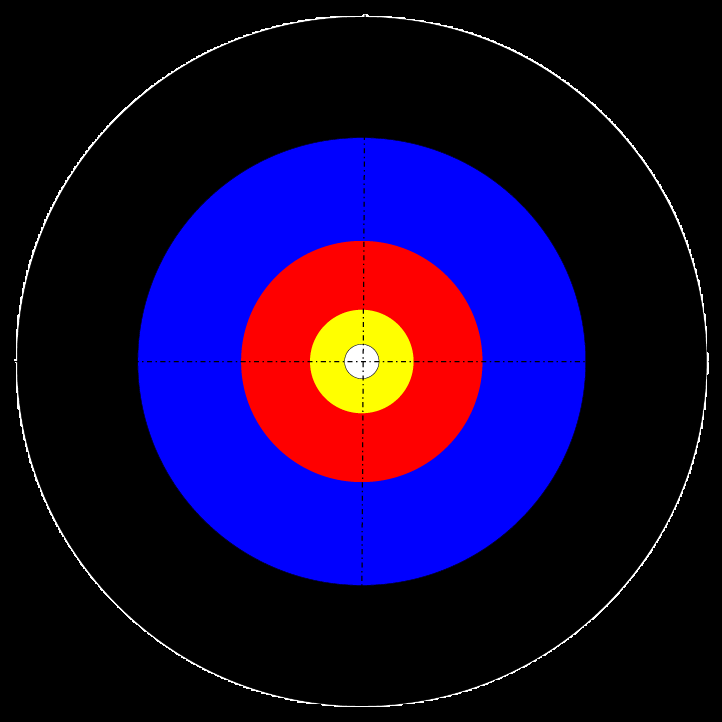
#> input picture Firmware/Tests/target detector v2/target_area.png, 722 x 722 px, given in place of the camera
$ python test1.py
#> lines starting #> are read from the running program, lines starting #| are printed output that depends on the picture; after the words box and inside, x2 and y2 are one past the last pixel; in counts of white or black regions, pixels touching at a corner belong together
import cv2
import numpy as np

# Function to get center of contour
def centroid(contour):
    M = cv2.moments(contour)
    if M['m00'] != 0:
        cx = int(round(M['m10'] / M['m00']))
        cy = int(round(M['m01'] / M['m00']))
        center = (cx, cy)
        return center
    else:
        return None

# Define color ranges for each ring
color_ranges = [
    ((0, 0, 0), (0, 0, 50)),    # Black
    ((100, 100, 100), (120, 255, 255)),  # Blue
    ((0, 100, 100), (10, 255, 255)),  # Red
    ((20, 100, 100), (30, 255, 255)),  # Yellow
    ((0, 0, 200), (255, 50, 255))  # White
]

# Open camera
cap = cv2.VideoCapture(0)  # Use 0 for the default camera

while True:
    # Capture frame from camera
    ret, frame = cap.read()
#> frame is the input picture: shape (722, 722, 3); mean B, G, R 56.8, 6, 24.2

    # Convert frame to HSV
    hsv = cv2.cvtColor(frame, cv2.COLOR_BGR2HSV)
#> hsv: shape (722, 722, 3); mean H, S, V 26.5, 76.9, 78.5

    # Track target center for each color range
    centers = []
    for color_range in color_ranges:
        lower, upper = np.array(color_range[0]), np.array(color_range[1])
        mask = cv2.inRange(hsv, lower, upper)
        contours, _ = cv2.findContours(mask, cv2.RETR_TREE, cv2.CHAIN_APPROX_SIMPLE)

        # Find the biggest contour
        if contours:
            biggest_contour = max(contours, key=cv2.contourArea)
            center = centroid(biggest_contour)

            if center is not None:
                centers.append(center)

                # Draw contour centers
                frame = cv2.drawContours(frame, [biggest_contour], -1, (0, 255, 0), 3)
                frame = cv2.circle(frame, center, 2, (0, 0, 255), -1)
#> this loop made 5 passes
#> (biggest_contour, cx in centroid, cy in centroid) on pass 1: ([[0, 0], [0, 721], [721, 721], [721, 0]], 360, 360)
#> (cx in centroid, cy in centroid) on passes 2 to 5: (361, 361), (361, 361), (361, 361), (361, 361)
#> pass 1, `mask = cv2.inRange(hsv, lower, upper)`:
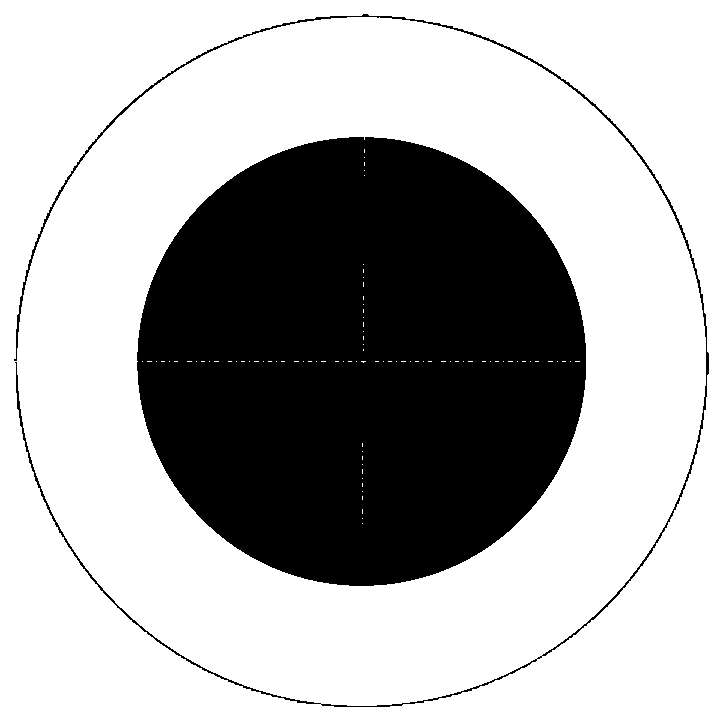
#> mask: shape (722, 722); 68.8% white; 2 black regions, box (x1, y1, x2, y2) and area: (137, 137, 586, 586) 158164, (14, 14, 709, 707) 4516
#> pass 1, `frame = cv2.drawContours(frame, [biggest_contour], -1, (0, 255, 0), 3)`:
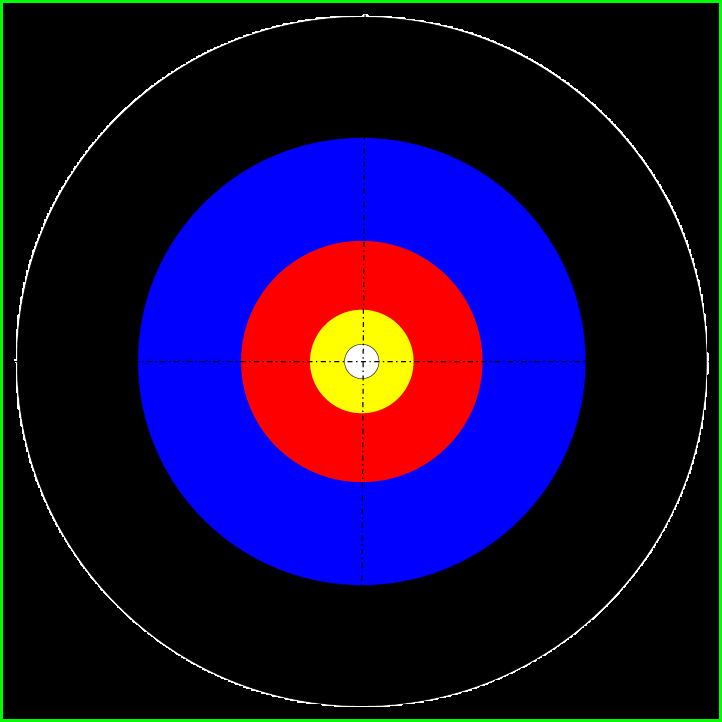
#> frame: shape (722, 722, 3); 1.66% of pixels changed, all inside (x1, y1, x2, y2) = (0, 0, 722, 722)
#> pass 2, `mask = cv2.inRange(hsv, lower, upper)`:
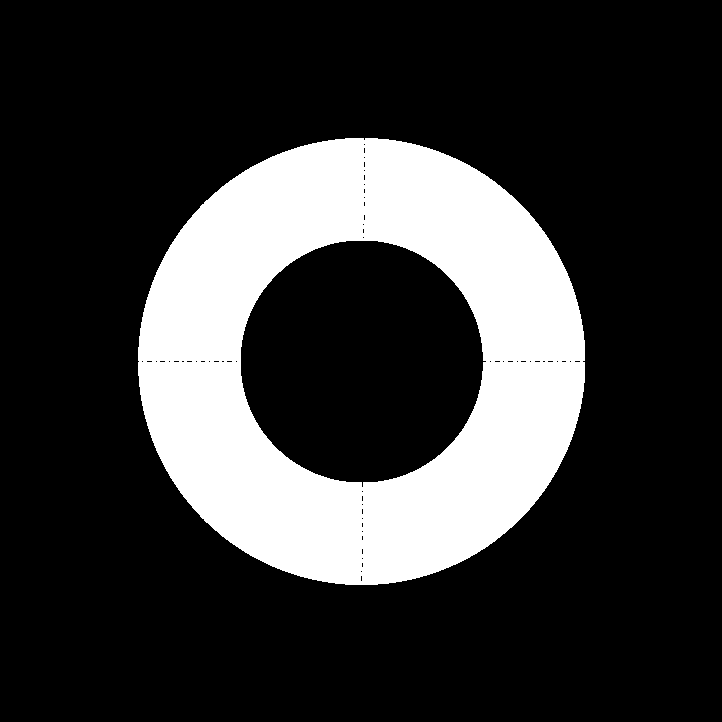
#> mask: shape (722, 722); 21.3% white; 1 white region, box (x1, y1, x2, y2) and area: (138, 138, 585, 585) 110872
#> after the loop:
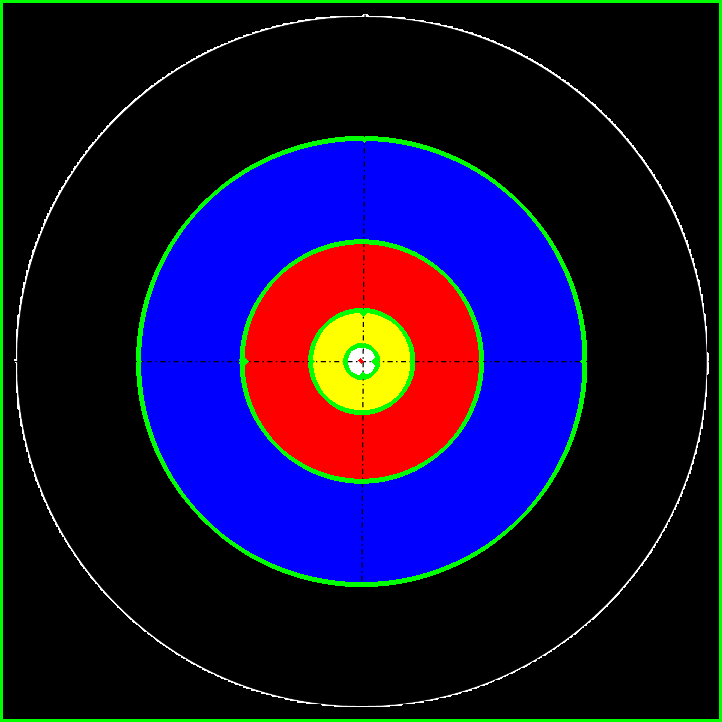
#> frame: shape (722, 722, 3); mean B, G, R 54.2, 15.3, 22.1
#> after the loop:
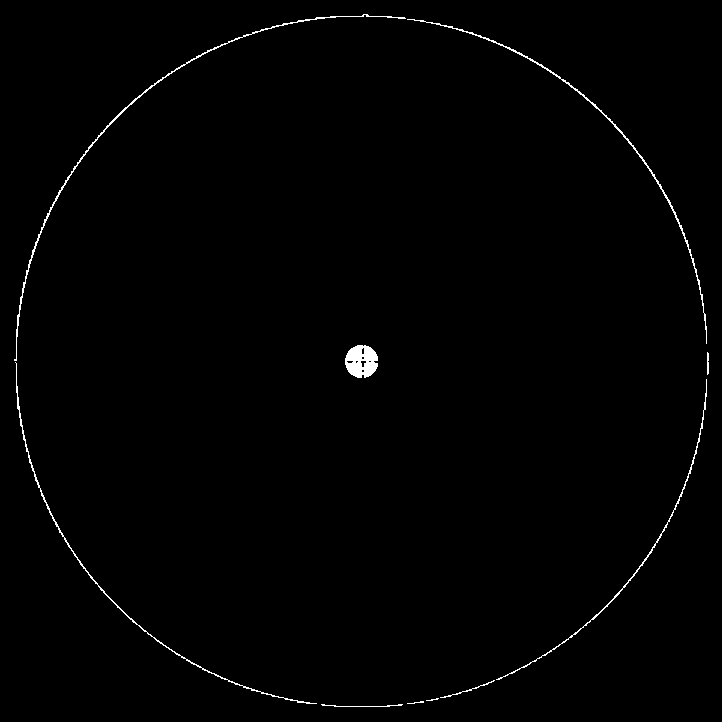
#> mask: shape (722, 722); 0.82% white in thin lines or dots
#> after the loop, centers = [(360, 360), (361, 361), (361, 361), (361, 361), (361, 361)]

    # Draw coordinate axes
    frame = cv2.line(frame, (frame.shape[1] // 2, 0), (frame.shape[1] // 2, frame.shape[0]), (255, 255, 255), 2)
    frame = cv2.line(frame, (0, frame.shape[0] // 2), (frame.shape[1], frame.shape[0] // 2), (255, 255, 255), 2)
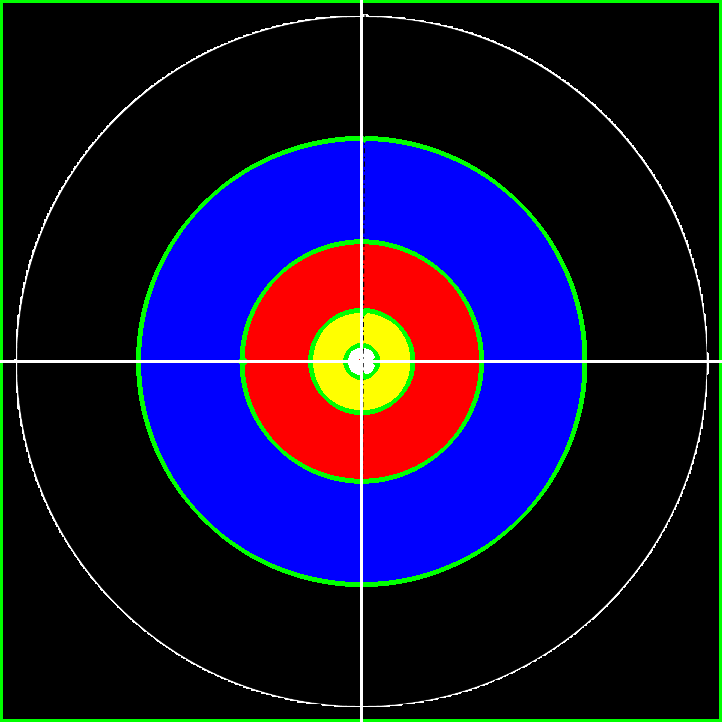
#> frame: shape (722, 722, 3); mean B, G, R 55.8, 17, 23.7

    # Display marker coordinates
    for i, center in enumerate(centers):
        cv2.putText(frame, f"Marker {i + 1}: ({center[0] - frame.shape[1] // 2}, {frame.shape[0] // 2 - center[1]})",
                    (10, 30 * (i + 1)), cv2.FONT_HERSHEY_SIMPLEX, 1, (255, 255, 255), 2, cv2.LINE_AA)
#> this loop made 5 passes
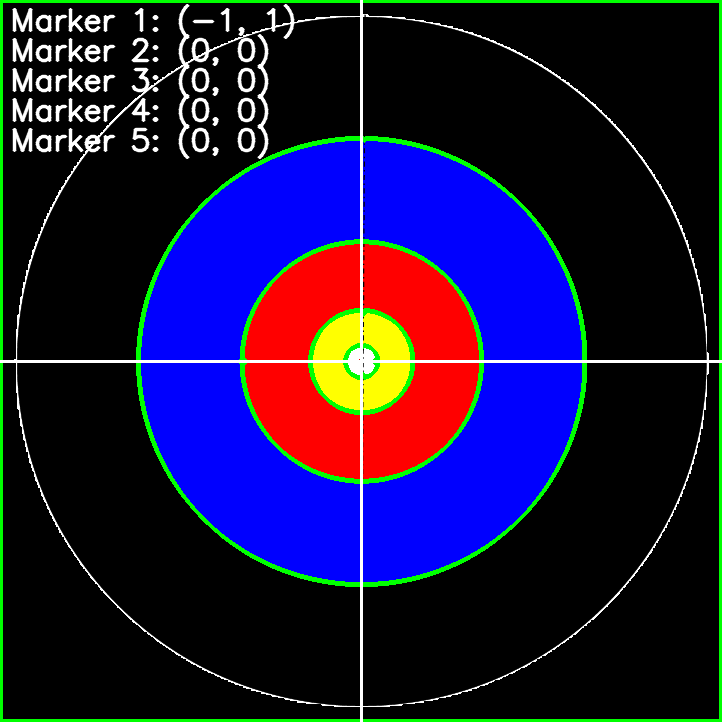
#> frame: shape (722, 722, 3); 2.41% of pixels changed, all inside (x1, y1, x2, y2) = (12, 4, 295, 160)

    # Display the result
    cv2.imshow("Tracking", frame)

    # Break the loop if 'q' key is pressed
    if cv2.waitKey(1) & 0xFF == ord('q'):
#> (key q is pressed here)
        break

# Release the camera and close the window
cap.release()
cv2.destroyAllWindows()
